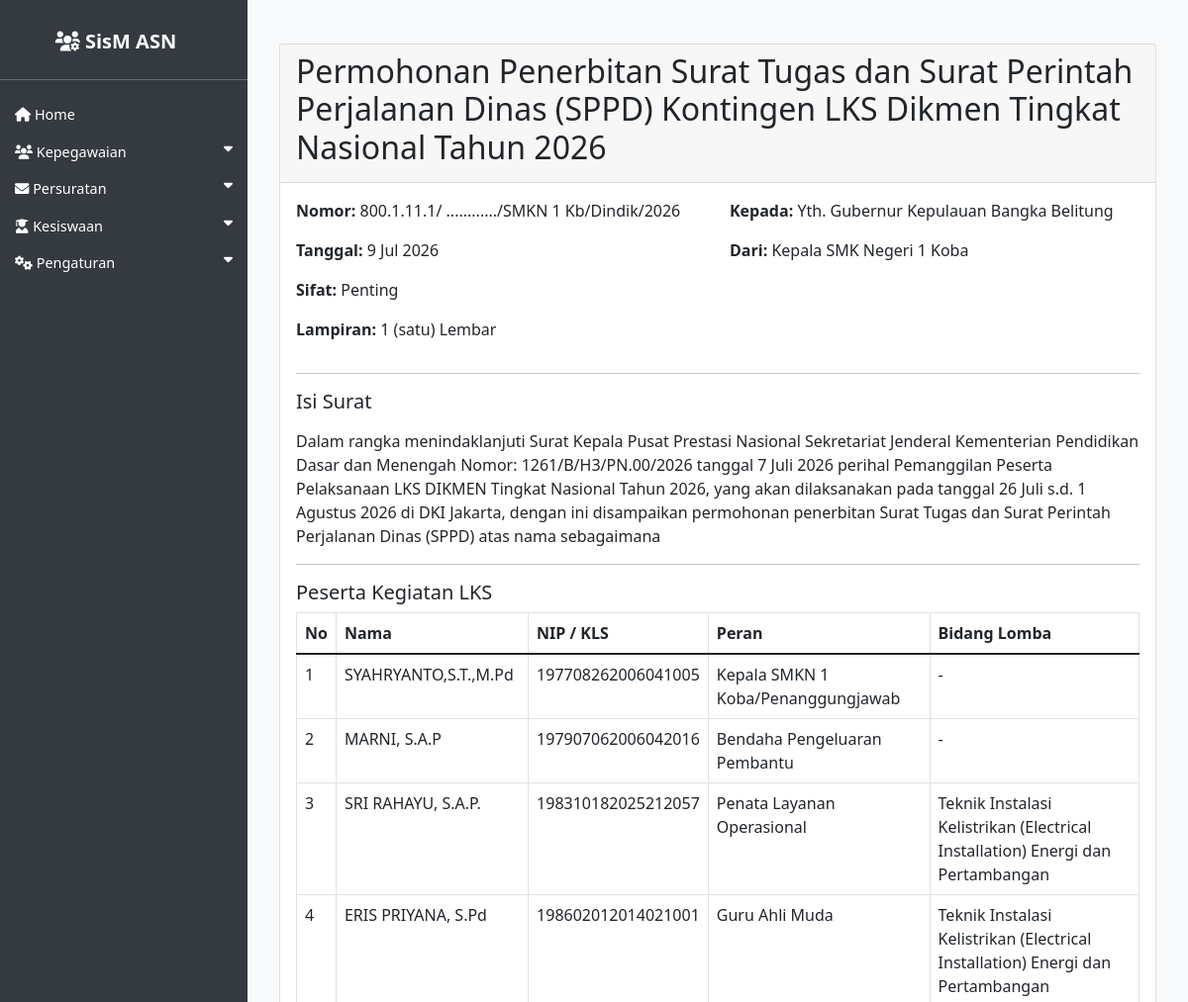
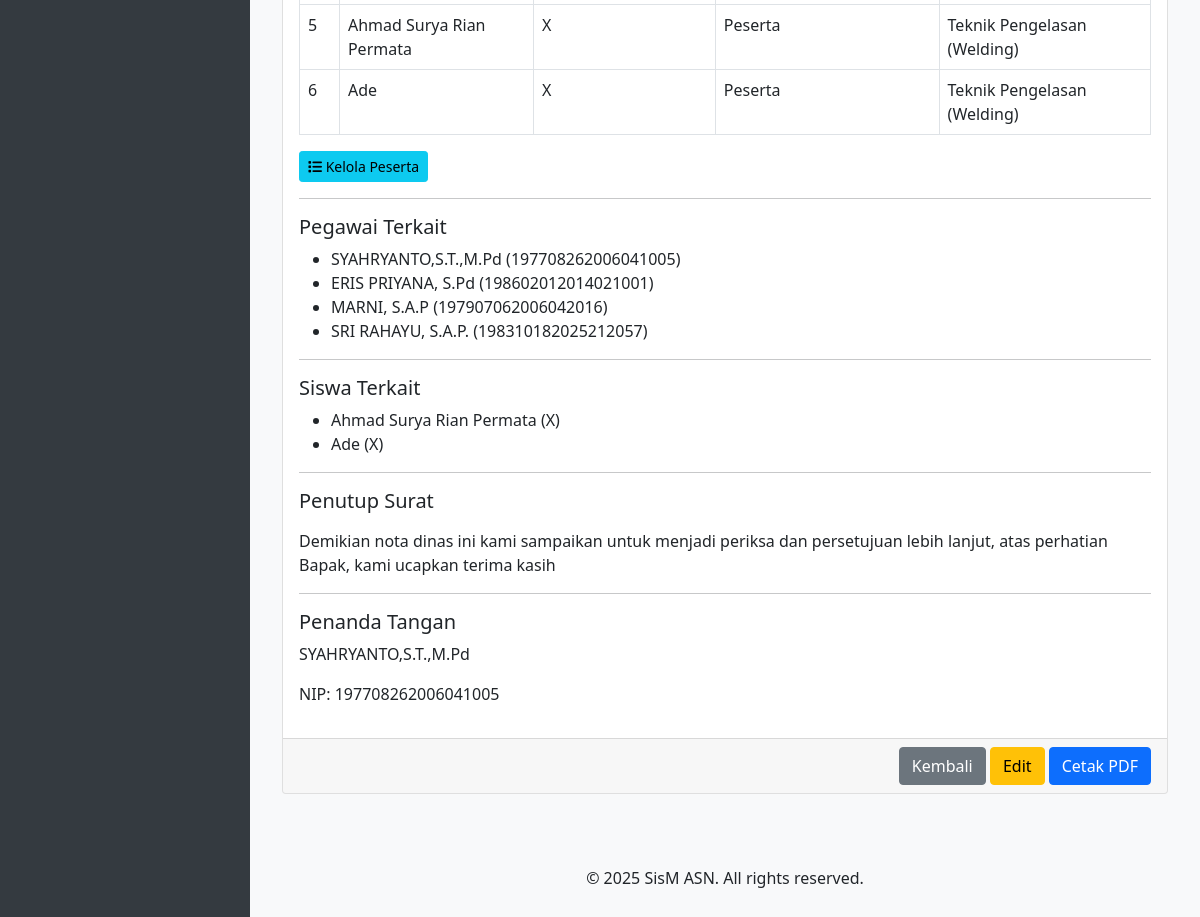
The page /asn/nota_dinas/3/ on the database its author committed (2 pictures, top to bottom).
### asn_app/models.py (models this page shows, shortened)
class NotaDinas(models.Model):
    kepada = models.CharField(max_length=255)
    dari = models.CharField(max_length=255)
    tanggal = models.DateField()
    nomor = models.CharField(max_length=255)
    sifat = models.CharField(max_length=255)
    lampiran = models.CharField(max_length=255)
    hal = models.CharField(max_length=255)
    isi_surat = models.TextField()
    pegawai = models.ManyToManyField(ASN, blank=True)
    siswa = models.ManyToManyField('Siswa', blank=True, related_name='nota_dinas_siswa')
    penutup_surat = models.TextField()
    penanda_tangan = models.ForeignKey(ASN, on_delete=models.CASCADE, related_name='penanda_tangan_nota_dinas')
    kop_surat = models.ForeignKey(KopSurat, on_delete=models.CASCADE, null=True, blank=True)

class PesertaNotaDinas(models.Model):
    PERAN_CHOICES = [
        ('Peserta', 'Peserta'),
        ('Pendamping', 'Pendamping'),
        ('Toolman', 'Toolman'),
        ('Kepsek', 'Kepsek / Penanggungjawab'),
        ('Bendahara', 'Bendahara'),
    ]
    nota_dinas = models.ForeignKey(NotaDinas, on_delete=models.CASCADE, related_name='peserta_nota_dinas')
    pegawai = models.ForeignKey(ASN, on_delete=models.SET_NULL, null=True, blank=True, verbose_name='Pegawai')
    siswa = models.ForeignKey(Siswa, on_delete=models.SET_NULL, null=True, blank=True, verbose_name='Siswa')
    bidang_lomba = models.CharField(max_length=255, blank=True, verbose_name='Bidang Lomba')
    peran = models.CharField(max_length=50, choices=PERAN_CHOICES, default='Peserta', verbose_name='Peran')
    class Meta:
        ordering = ['id']

class ASN(models.Model):
    JENIS_KELAMIN_CHOICES = [
        ('L', 'Laki-laki'),
        ('P', 'Perempuan'),
    ]
    AGAMA_CHOICES = [
        ('ISLAM', 'Islam'),
        ('KRISTEN', 'Kristen'),
        ('KATOLIK', 'Katolik'),
        ('HINDU', 'Hindu'),
        ('BUDDHA', 'Buddha'),
        ('KONGHUCU', 'Konghucu'),
    ]
    nip = models.CharField(max_length=18, unique=True, null=True, blank=True)
    nama = models.CharField(max_length=100)
    tempat_lahir = models.CharField(max_length=50)
    tanggal_lahir = models.DateField()
    jenis_kelamin = models.CharField(max_length=1, choices=JENIS_KELAMIN_CHOICES)
    agama = models.CharField(max_length=10, choices=AGAMA_CHOICES)
    alamat = models.TextField()
    email = models.EmailField()
    telepon = models.CharField(max_length=15)
    jabatan = models.CharField(max_length=100)
    pangkat = models.CharField(max_length=50, null=True, blank=True)
    golongan = models.CharField(max_length=5, null=True, blank=True)
    nama_istri_suami = models.CharField(max_length=100, blank=True, null=True, verbose_name='Nama Istri/Suami')
    unit_kerja = models.CharField(max_length=100)
    foto = models.ImageField(upload_to='asn_fotos/', blank=True, null=True)
    pendidikan_terakhir = models.CharField(max_length=255, blank=True, verbose_name='Pendidikan Terakhir')
    tmt_pangkat = models.DateField(null=True, blank=True, verbose_name='TMT Pangkat')
    tmt_cpns = models.DateField(null=True, blank=True, verbose_name='TMT CPNS')
    tmt_jabatan = models.DateField(null=True, blank=True, verbose_name='TMT Jabatan')
    created_at = models.DateTimeField(auto_now_add=True)
    updated_at = models.DateTimeField(auto_now=True)

class Siswa(models.Model):
    STATUS_CHOICES = [
        ('Aktif', 'Aktif'),
        ('Lulus', 'Lulus'),
        ('Keluar', 'Keluar'),
        ('DO', 'DO'),
    ]
    nama = models.CharField(max_length=100, null=True, blank=True)
    nis = models.CharField(max_length=20, null=True, blank=True)
    kelas = models.CharField(max_length=20)
    jurusan = models.CharField(max_length=50, null=True, blank=True)
    alamat = models.TextField(null=True, blank=True)
    no_hp = models.CharField(max_length=15, blank=True, null=True)
    nama_orang_tua = models.CharField(max_length=100, blank=True, null=True, verbose_name='Nama Orang Tua')
    foto = models.ImageField(upload_to='siswa_fotos/', blank=True, null=True)
    status = models.CharField(max_length=20, choices=STATUS_CHOICES, default='Aktif')

### asn_app/views.py (the view)
# urls.py: path('nota_dinas/<int:pk>/', views.nota_dinas_detail, name='nota_dinas_detail'),
def nota_dinas_detail(request, pk):
    nota_dinas = get_object_or_404(NotaDinas, pk=pk)
    return render(request, 'asn_app/nota_dinas_detail.html', {'nota_dinas': nota_dinas})

### asn_app/templates/asn_app/nota_dinas_detail.html (shortened to what this page needs)
{% extends 'asn_app/base.html' %}
{% load indonesian_date_tags %}
{% block content %}
<div class="container mt-4">
    <div class="card">
        <div class="card-header">
            <h2 class="card-title">{{ nota_dinas.hal }}</h2>
        </div>
        <div class="card-body">
            <div class="row">
                <div class="col-md-6">
                    <p><strong>Nomor:</strong> {{ nota_dinas.nomor }}</p>
                    <p><strong>Tanggal:</strong> {{ nota_dinas.tanggal|indonesian_date:"%d %b %Y" }}</p>
                    <p><strong>Sifat:</strong> {{ nota_dinas.sifat }}</p>
                    <p><strong>Lampiran:</strong> {{ nota_dinas.lampiran }}</p>
                </div>
                <div class="col-md-6">
                    <p><strong>Kepada:</strong> {{ nota_dinas.kepada }}</p>
                    <p><strong>Dari:</strong> {{ nota_dinas.dari }}</p>
                </div>
            </div>
            <hr>
            <h5>Isi Surat</h5>
            <p>{{ nota_dinas.isi_surat|linebreaks }}</p>
            <hr>
            <h5>Peserta Kegiatan LKS</h5>
            {% if nota_dinas.peserta_nota_dinas.all %}
            <table class="table table-bordered">
                <thead>
                    <tr>
                        <th>No</th>
                        <th>Nama</th>
                        <th>NIP / KLS</th>
                        <th>Peran</th>
                        <th>Bidang Lomba</th>
                    </tr>
                </thead>
                <tbody>
                    {% for peserta in nota_dinas.peserta_nota_dinas.all %}
                    <tr>
                        <td>{{ forloop.counter }}</td>
                        <td>
                            {% if peserta.pegawai %}
                                {{ peserta.pegawai.nama }}
                            {% elif peserta.siswa %}
                                {{ peserta.siswa.nama }}
                            {% endif %}
                        </td>
                        <td>
                            {% if peserta.pegawai %}
                                {{ peserta.pegawai.nip|default:"-" }}
                            {% elif peserta.siswa %}
                                {{ peserta.siswa.kelas|default:"-" }}
                            {% endif %}
                        </td>
                        <td>
                            {% if peserta.pegawai %}
                                {{ peserta.pegawai.jabatan|default:"-" }}
                            {% else %}
                                {{ peserta.peran|default:"Peserta" }}
                            {% endif %}
                        </td>
                        <td>{{ peserta.bidang_lomba|default:"-" }}</td>
                    </tr>
                    {% endfor %}
                </tbody>
            </table>
            <a href="{% url 'peserta_nota_dinas_list' %}?nota_dinas={{ nota_dinas.pk }}" class="btn btn-sm btn-info">
                <i class="fas fa-list"></i> Kelola Peserta
            </a>
            {% else %}
            <p><em>Belum ada data peserta yang diisi.</em></p>
            <a href="{% url 'peserta_nota_dinas_create' %}?nota_dinas={{ nota_dinas.pk }}&next={{ request.get_full_path|urlencode }}" class="btn btn-sm btn-primary">
                <i class="fas fa-plus"></i> Tambah Peserta
            </a>
            {% endif %}
            <hr>
            <h5>Pegawai Terkait</h5>
            <ul>
                {% for pegawai in nota_dinas.pegawai.all %}
                <li>{{ pegawai.nama }} ({{ pegawai.nip }})</li>
                {% empty %}
                <li>Tidak ada pegawai terkait.</li>
                {% endfor %}
            </ul>
            <hr>
            <h5>Siswa Terkait</h5>
            <ul>
                {% for siswa in nota_dinas.siswa.all %}
                <li>{{ siswa.nama }} ({{ siswa.kelas }})</li>
                {% empty %}
                <li>Tidak ada siswa terkait.</li>
                {% endfor %}
            </ul>
            <hr>
            <h5>Penutup Surat</h5>
            <p>{{ nota_dinas.penutup_surat|linebreaks }}</p>
            <hr>
            <h5>Penanda Tangan</h5>
            <p>{{ nota_dinas.penanda_tangan.nama }}</p>
            <p>NIP: {{ nota_dinas.penanda_tangan.nip }}</p>
        </div>
        <div class="card-footer text-end">
            <a href="{% url 'nota_dinas_list' %}" class="btn btn-secondary">Kembali</a>
            <a href="{% url 'nota_dinas_update' nota_dinas.pk %}" class="btn btn-warning">Edit</a>
            <a href="{% url 'nota_dinas_export_pdf' nota_dinas.pk %}" class="btn btn-primary">Cetak PDF</a>
        </div>
    </div>
</div>
{% endblock %}

### asn_app/templates/asn_app/base.html (style rules this page uses)
body { display: flex; min-height: 100vh; flex-direction: column; background-color: #f8f9fa; }

### rows shown on the page
NotaDinas: hal "Permohonan Penerbitan Surat Tugas dan Surat Perintah Perjalanan Dinas (SPPD) Kontingen LKS Dikmen Tingkat Nasional Tahun 2026", nomor "800.1.11.1/ ............/SMKN 1 Kb/Dindik/2026", tanggal|indonesian_date "9 Jul 2026", sifat "Penting", lampiran "1 (satu) Lembar", kepada "Yth. Gubernur Kepulauan Bangka Belitung", dari "Kepala SMK Negeri 1 Koba", isi_surat "Dalam rangka menindaklanjuti Surat Kepala Pusat Prestasi Nasional Sekretariat Jenderal Kementerian Pendidikan Dasar dan Menengah Nomor: 1261/B/H3/PN.00/2026 tanggal 7 Juli 2026 perihal Pemanggilan Peserta Pelaksanaan LKS DIKMEN Tingkat Nasional Tahun 2026, yang akan dilaksanakan pada tanggal 26 Juli s.d. 1 Agustus 2026 di DKI Jakarta, dengan ini disampaikan permohonan penerbitan Surat Tugas dan Surat Perintah Perjalanan Dinas (SPPD) atas nama sebagaimana", penutup_surat "Demikian nota dinas ini kami sampaikan untuk menjadi periksa dan persetujuan lebih lanjut, atas perhatian Bapak, kami ucapkan terima kasih", penanda_tangan.nama "SYAHRYANTO,S.T.,M.Pd", penanda_tangan.nip "197708262006041005"
PesertaNotaDinas: pegawai.nama "SYAHRYANTO,S.T.,M.Pd", pegawai.nip "197708262006041005", pegawai.jabatan "Kepala SMKN 1 Koba/Penanggungjawab", bidang_lomba "-"
PesertaNotaDinas: pegawai.nama "MARNI, S.A.P", pegawai.nip "197907062006042016", pegawai.jabatan "Bendaha Pengeluaran Pembantu", bidang_lomba "-"
PesertaNotaDinas: pegawai.nama "SRI RAHAYU, S.A.P.", pegawai.nip "198310182025212057", pegawai.jabatan "Penata Layanan Operasional", bidang_lomba "Teknik Instalasi Kelistrikan (Electrical Installation) Energi dan Pertambangan"
PesertaNotaDinas: pegawai.nama "ERIS PRIYANA, S.Pd", pegawai.nip "198602012014021001", pegawai.jabatan "Guru Ahli Muda", bidang_lomba "Teknik Instalasi Kelistrikan (Electrical Installation) Energi dan Pertambangan"
PesertaNotaDinas: siswa.nama "Ahmad Surya Rian Permata", siswa.kelas "X", peran "Peserta", bidang_lomba "Teknik Pengelasan (Welding)"
PesertaNotaDinas: siswa.nama "Ade", siswa.kelas "X", peran "Peserta", bidang_lomba "Teknik Pengelasan (Welding)"
ASN: nama "SYAHRYANTO,S.T.,M.Pd", nip "197708262006041005"
ASN: nama "ERIS PRIYANA, S.Pd", nip "198602012014021001"
ASN: nama "MARNI, S.A.P", nip "197907062006042016"
ASN: nama "SRI RAHAYU, S.A.P.", nip "198310182025212057"
Siswa: nama "Ahmad Surya Rian Permata", kelas "X"
Siswa: nama "Ade", kelas "X"
